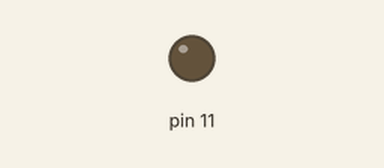
The sketch below on a simulated Arduino Uno, built with avr-gcc and run on an emulated ATmega328P. On the bench: output pins drawn as LEDs (lit = HIGH).

Above: at 0.05 s.
At 7.65 s:
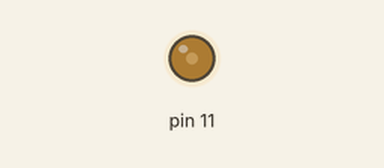
At 15.35 s:
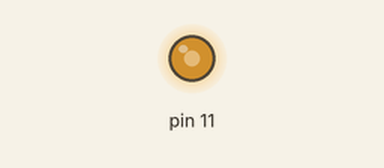
Timing chart, 0 to 21.3 s (numbered marks = the images above):
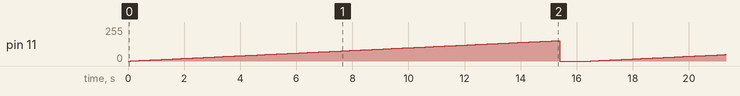

Measured:
- by itself, pin 11: ramps from 0/255 to 153/255 and jumps back, once every 16.4 s

The sketch:

ramp.ino
```cpp
void setup() {
  // put your setup code here, to run once:
pinMode(11, OUTPUT);
}

void loop() {
  // put your main code here, to run repeatedly:
         int x;

 for( x = 0 ; x < 154 ; x++ ) {

     analogWrite( 11 , x );
    delay(100);
 }

 analogWrite( 11 , 0 );

 delay(1000);
}
```
